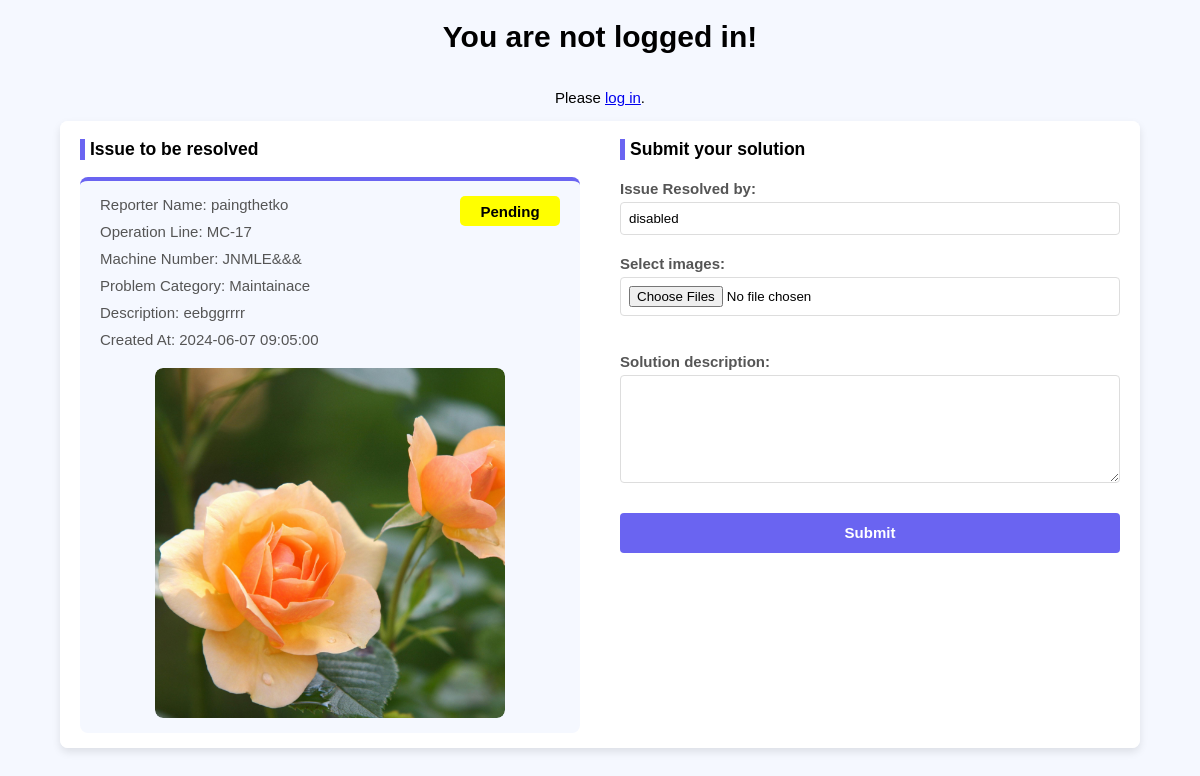
Page /main/solution/5/ on the committed database.
### main/models.py (models this page shows)
class Report(models.Model):
    STATUS_CHOICES = [
        ('0', 'Pending'),
        ('1', 'Approved'),
        ('2', 'Sent'),
        ('3', 'Solved'),
        ('4', 'Rejected')
    ]
    reportID = models.AutoField(primary_key=True)
    reporterName = models.CharField(max_length=255)
    datetime = models.CharField(max_length=255,null=True)
    operationLineNumber = models.CharField(max_length=255)
    machineNumber = models.CharField(max_length=255, blank=True, null=True)
    problemDescription = models.TextField()
    status = models.CharField(max_length=1, choices=STATUS_CHOICES, default='0')
    confirmedBy = models.CharField(max_length=255, blank=True, null=True)
    sentBy = models.CharField(max_length=255, blank=True, null=True)
    sentTo = models.CharField(max_length=255, blank=True, null=True)
    solvedBy = models.CharField(max_length=255, blank=True, null=True)
    problemCategory = models.CharField(max_length=255, null=True)
    emailNotifyDate = models.CharField(max_length=255, blank=True, null=True)
    dueDate = models.CharField(max_length=255, blank=True, null=True)
    class Meta:
        db_table = "report"

class Image(models.Model):
    report = models.ForeignKey(Report, related_name='images', on_delete=models.CASCADE, blank=True, null=True)
    imageData = models.ImageField(upload_to='reportImages/', height_field=None, width_field=None, max_length=100, blank=True, null=True)
    class Meta:
        db_table = "image"

### main/views.py (the view)
# urls.py: path('solution/<int:report_id>/', views.solution, name = 'solution'),
def solution(request, report_id):
    report = Report.objects.get(reportID = report_id)
    return render(request, 'solution.html', {'report': report})

### templates/solution.html (shortened to what this page needs)
<!DOCTYPE html>
<html lang="en">
<head>
</head>
<body>
    {% if user.is_authenticated %}
    <div style="display: flex; width: 100%;">
        <div style="flex: 2; ">
            <a href="{% url 'login' %}">&#10094;Back</a>
        </div>
        <div style="flex: 8; text-align: center;">
            <h2 style="color: #393680;">Welcome, {{ user.username }}!</h2>
        </div>
        <div style="flex: 2;">
        </div>
    </div>
    {% else %}
        <h1>You are not logged in!</h1>
        <p>Please <a href="{% url 'login' %}">log in</a>.</p>
    {% endif %}
    {% block content %}
    <div class="container">
        <div class="reports-container active">
            <div style="border-left: 5px solid #6A64F1; padding-left: 5px;">
                <h3>Issue to be resolved</h3>
            </div>
            <ul>
                {% if report %}
                    <div class="report-card" style="border-top: 4px solid #6A64F1;">
                        <div class="reportData-status">
                            <div style="flex: 10;">
                                <li>Reporter Name: {{ report.reporterName }}</li>
                                <li>Operation Line: {{ report.operationLineNumber }}</li>
                                <li>Machine Number: {{ report.machineNumber }}</li>
                                <li>Problem Category: {{ report.problemCategory }}</li>
                                <li>Description: {{ report.problemDescription }}</li>
                                <li>Created At: {{ report.datetime }}</li>
                            </div>
                            <div style="flex: 2; padding-top: 10px;">
                                {% if report.status == '0' %}
                                    <div class="pending-tag">Pending</div>
                                {% elif report.status == '1' %}
                                    <div class="approved-tag">Approved</div>
                                {% elif report.status == '2' %}
                                    <div class="email_sent">Email Sent</div>
                                {% elif report.status == '3' %}
                                    <div class="solved">Solved</div>
                                    <a style="font-size: 14px; margin: 10px 0px 0px 5px;" href="{% url 'solutionForReport' report.reportID %}">View Solution</a>
                                {% elif report.status == '4' %}
                                    <div class="rejected">Rejected</div>
                                {% endif %}
                            </div>
                        </div>
                        <li>
                            <div class="carousel">
                                <div class="carousel-images">
                                    {% for image in report.images.all %}
                                        <img src="{{ image.imageData.url }}" alt="Report Image" width="300px" height="350px" style="object-fit: cover;">
                                    {% endfor %}
                                </div>
                            </div>
                        </li>
                    </div>
                {% else %}
                    <li>No reports to display.</li>
                {% endif %}
            </ul>
        </div>
        <div class="form-container">
            <div style="border-left: 5px solid #6A64F1; padding-left: 5px;">
                <h3>Submit your solution</h3>
            </div>
            <form method="post" enctype="multipart/form-data" action="{% url 'upload_solution' report.reportID %}">
                <label for="solverName">Issue Resolved by:</label>
                <input type="text" id="solverName" name="solverName" value={{user.username}} disabled><br>
                <label for="solimages">Select images:</label>
                <input type="file" id="solimages" name="solimages" accept="image/*" multiple required><br><br>
                <label for="soldescription">Solution description:</label>
                <textarea id="soldescription" name="description" rows="6" cols="50" required>{{ editReport.problemDescription }}</textarea><br><br>
                <input type="submit" value="Submit" name="Submit">
            </form>
        </div>
    </div>
    {% endblock %}
</body>
</html>

### templates/solution.html (style rules this page uses)
body { font-family: Arial, sans-serif; margin: 0; padding: 0; display: flex; flex-direction: column; align-items: center; background-color: #F5F8FF; font-size: 15px; }
.container { display: flex; width: 90%; margin: auto; background-color: #fff; box-shadow: 0 4px 8px rgba(0, 0, 0, 0.1); border-radius: 8px; overflow: hidden; }
.form-container, .reports-container { padding: 0px 20px; width: 50%; }
.form-container { background-color: #FFFFFF; border-right: 1px solid #33333331; }
.reports-container { background-color: #FFFFFF; }
.report-card { background-color: #F5F8FF; padding: 5px 20px; border-radius: 8px; }
.report-card li { color: #555; }
.reportData-status { display: flex; }
label { display: block; margin: 10px 0 5px; font-weight: bold; color: #555; }
select, input[type="file"], input[type="submit"], input[type="text"], textarea { width: 100%; padding: 8px; margin-bottom: 10px; border: 1px solid #ddd; border-radius: 4px; box-sizing: border-box; }
input[type="submit"] { background-color: #6A64F1; color: white; border: none; cursor: pointer; height: 40px; font-size: 15px; font-weight: bold; }
ul { list-style-type: none; padding: 0; }
ul li { margin: 10px 0; color: #333; }
form { margin-top: 20px; }
.carousel { position: relative; width: 100%; max-width: 600px; margin: auto; overflow: hidden; border-radius: 8px; }
.carousel-images { display: flex; transition: transform 0.5s ease-in-out; }
.carousel-images img { width: 100%; border-radius: 8px; }
.pending-tag { width: 100px; height: 30px; background-color: yellow; align-content: center; text-align: center; border-radius: 5px; font-weight: bold; }
@media only screen and (min-width: 1024px) { .form-container { width: 100%; margin: 0 auto; border-right: none; } }
@media only screen and (min-width: 1024px) { .reports-container { width: 100%; } }
@media only screen and (min-width: 1024px) { select, input[type="file"], input[type="submit"], input[type="text"], textarea { width: 100%; } }
@media only screen and (min-width: 1024px) { .carousel { width: 100%; max-width: 350px; } }

### rows in the picture
Report: reporterName "paingthetko", operationLineNumber "MC-17", machineNumber "JNMLE&&&", problemCategory "Maintainace", problemDescription "eebggrrrr", datetime "2024-06-07 09:05:00"
Image: imageData (picture)
